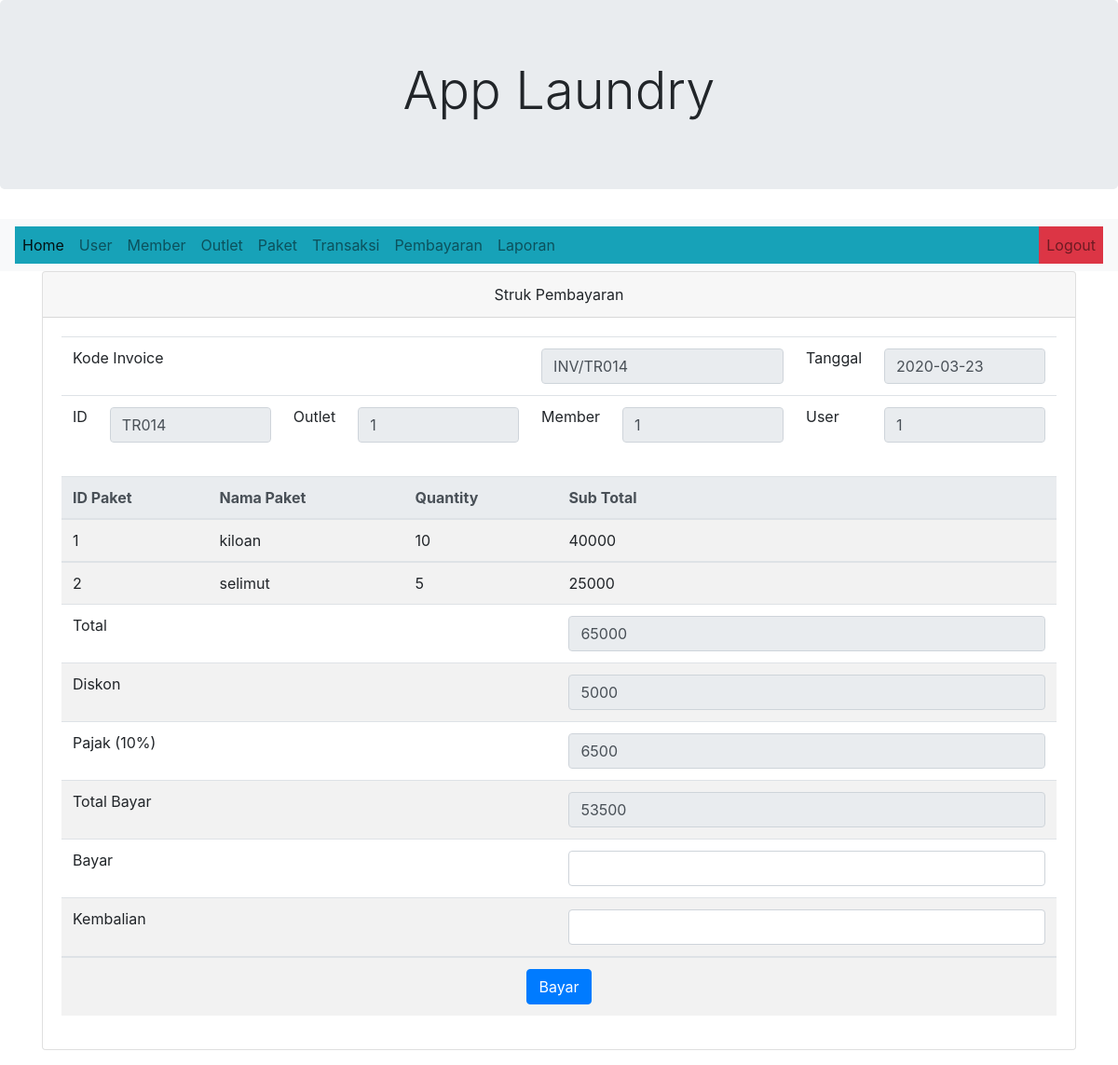
The app's page /admin.php?halaman=pembayarandetail&id_transaksi=TR014 (signed in) with its own data.
### tables this page shows
CREATE TABLE `transaksi` (
  `id_transaksi` varchar(11) NOT NULL,
  `id_outlet` int(11) NOT NULL,
  `kode_invoice` varchar(11) NOT NULL,
  `id_member` int(11) NOT NULL,
  `tgl` date NOT NULL,
  `batas_waktu` date NOT NULL,
  `tgl_bayar` date NOT NULL,
  `biaya_tambahan` int(11) NOT NULL,
  `diskon` double NOT NULL,
  `pajak` int(11) NOT NULL,
  `status` varchar(20) NOT NULL,
  `dibayar` varchar(20) NOT NULL,
  `id_user` int(11) NOT NULL
);

CREATE TABLE `detail_transaksi` (
  `id_detail` int(11) NOT NULL,
  `id_transaksi` varchar(11) NOT NULL,
  `id_paket` int(11) NOT NULL,
  `qty` double NOT NULL,
  `sub_total` double NOT NULL,
  `keterangan` text NOT NULL
);

CREATE TABLE `paket` (
  `id_paket` int(11) NOT NULL,
  `id_outlet` int(11) NOT NULL,
  `jenis` varchar(50) NOT NULL,
  `nama_paket` varchar(100) NOT NULL,
  `harga` int(11) NOT NULL
);

### function/config.php (called while the page is built, shortened)
<?php
class Database
{
    public $connect;
    public function __construct()
    {
        $this->connect = mysqli_connect("localhost", "root", "", "dblaundry");
    }
    function return_db()
    {
        return $this->connect;
    }
}

### function/class.transaksi.php (called while the page is built, shortened)
<?php
include_once "config.php";
class Transaksi
{
    protected $db;
    public function __construct()
    {
        $this->db = new Database;
        $this->db = $this->db->return_db();
    }
    public function get_idtrans($id_transaksi)
    {
        $query = $this->db->prepare("SELECT * FROM transaksi WHERE transaksi.id_transaksi = '$id_transaksi'");
        $query->execute();
        $hasil = $query->get_result();
        return $hasil;
    }
    public function tampil_detail_transaksi($id_transaksi)
    {
        $query = $this->db->prepare("SELECT transaksi.id_transaksi, transaksi.id_outlet, transaksi.tgl, transaksi.id_member,
        transaksi.id_user, detail_transaksi.id_paket, paket.nama_paket, detail_transaksi.qty, detail_transaksi.sub_total
        FROM transaksi,detail_transaksi,paket
        WHERE transaksi.id_transaksi = detail_transaksi.id_transaksi AND detail_transaksi.id_paket = paket.id_paket
        AND transaksi.id_transaksi = '$id_transaksi'");
        $query->execute();
        $hasil = $query->get_result();
        return $hasil;
    }
}

### halaman/pembayaran.detail.php (the view, shortened to what this page needs)
<?php
include_once "function/class.transaksi.php";
$trans = new Transaksi();
foreach ($trans->get_idtrans($_GET['id_transaksi']) as $data) {
?>
    <div class="container">
        <form action="proses/proses.pembayaran.php?aksi=bayar" method="POST">
            <div class="row">
                <div class="col-sm-12">
                    <div class="card">
                        <div class="card-header">
                            Struk Pembayaran
                        </div>
                        <div class="card-body">
                            <table class="table table-hover">
                                <tr>
                                    <td colspan="4">Kode Invoice</td>
                                    <td colspan="2"><input type="text" readonly name="kode_invoice" value="INV/<?php echo $data['id_transaksi'] ?>" class="form-control"></td>
                                    <td>Tanggal</td>
                                    <td>
                                        <input type="text" name="tgl" value="<?php echo $data['tgl'] ?>" readonly class="form-control">
                                    </td>
                                </tr>
                                <tr>
                                    <td>ID</td>
                                    <td><input type="text" readonly name="id_transaksi" value="<?php echo $data['id_transaksi'] ?>" class="form-control"></td>
                                    <td>Outlet</td>
                                    <td>
                                        <input type="text" name="id_outlet" value="<?php echo $data['id_outlet'] ?>" readonly class="form-control">
                                    </td>
                                    <td>Member</td>
                                    <td>
                                        <input type="text" name="id_member" value="<?php echo $data['id_member'] ?>" readonly class="form-control">
                                    </td>
                                    <td>User</td>
                                    <td>
                                        <input type="text" name="id_user" value="<?php echo $data['id_user'] ?>" readonly class="form-control">
                                    </td>
                                </tr>
                            </table>
                            <table>
                                <table class="table table-striped">
                                    <thead class="thead-light">
                                        <tr>
                                            <th scope="col">ID Paket</th>
                                            <th scope="col">Nama Paket</th>
                                            <th scope="col">Quantity</th>
                                            <th scope="col">Sub Total</th>
                                        </tr>
                                    </thead>
                                    <?php
                                    $total = 0;
                                    foreach ($trans->tampil_detail_transaksi($_GET['id_transaksi']) as $data) { ?>
                                        <tbody>
                                            <tr>
                                                <td><?php echo $data['id_paket'] ?></td>
                                                <td><?php echo $data['nama_paket'] ?></td>
                                                <td><?php echo $data['qty'] ?></td>
                                                <td><?php echo $data['sub_total'] ?></td>
                                            </tr>
                                            <?php $total = $total + $data['sub_total'] ?>
                                        <?php } ?>
                                        <tr>
                                            <td colspan="3">Total</td>
                                            <h3>
                                                <td><input type="number" name="total" value="<?php echo $total ?>" class="form-control" readonly></td>
                                            </h3>
                                        </tr>
                                        <?php
                                        if ($total >= 50000) {
                                            $diskon = 5000;
                                        } else {
                                            $diskon = 0;
                                        }
                                        ?>
                                        <tr>
                                            <td colspan="3">Diskon</td>
                                            <td><input type="text" name="diskon" value="<?php echo $diskon ?>" readonly class="form-control"></td>
                                        </tr>
                                        <?php
                                        $pajak = 0.1 * $total;
                                        ?>
                                        <tr>
                                            <td colspan="3">Pajak (10%)</td>
                                            <td><input type="text" name="pajak" value="<?php echo $pajak ?>" readonly class="form-control"></td>
                                        </tr>
                                        <?php
                                        $total_bayar = $total - $diskon - $pajak;
                                        ?>
                                        <tr>
                                            <td colspan="3">Total Bayar</td>
                                            <td><input type="number" name="total_bayar" id="total_bayar" value="<?php echo $total_bayar ?>" readonly class="form-control"></td>
                                        </tr>
                                        <tr>
                                            <td colspan="3">Bayar</td>
                                            <td><input type="number" name="bayar" id="bayar" onkeyup="hitung();" class="form-control"></td>
                                        </tr>
                                        <tr>
                                            <td colspan="3">Kembalian</td>
                                            <td><input type="number" min="1" name="kembalian" id="kembalian" onkeyup="hitung();" class="form-control"></td>
                                        </tr>
                                        </tbody>
                                        <tr>
                                            <td colspan="4" align="center"><button type="submit" class="btn btn-primary" onclick="struk();"> Bayar </button></td>
                                        </tr>
                                </table>
                        </div>
                    </div>
                </div>
            </div>
        </form>
    <?php } ?>

### records on screen
transaksi: kode_invoice "INV/TR014", tgl "2020-03-23", id_transaksi "TR014", id_outlet "1", id_member "1", id_user "1", total "65000", diskon "5000", pajak "6500", total_bayar "53500"
detail_transaksi: id_paket "1", id_paket.nama_paket "kiloan", qty "10", sub_total "40000"
detail_transaksi: id_paket "2", id_paket.nama_paket "selimut", qty "5", sub_total "25000"
